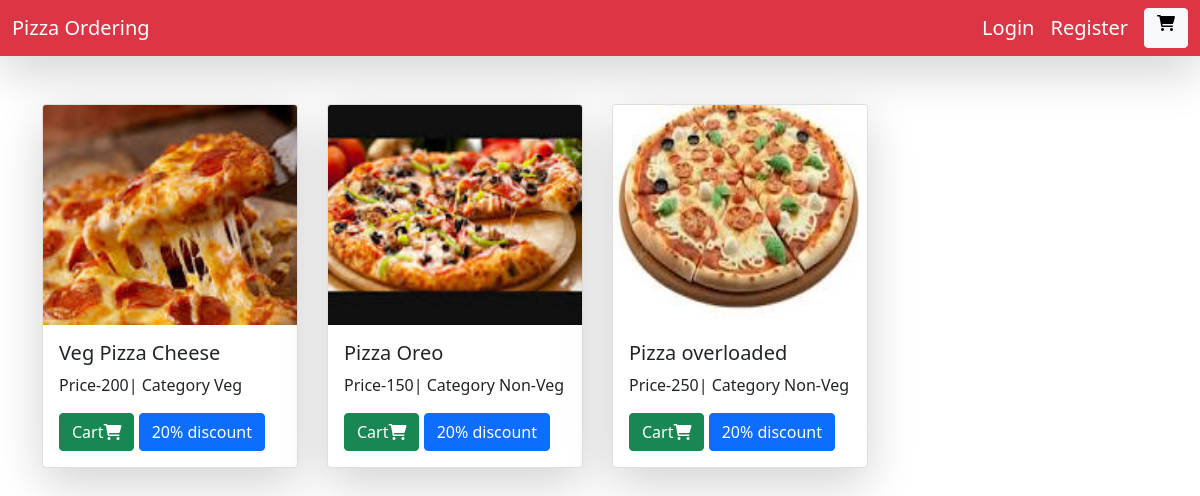
The page / on the database its author committed.
### home/models.py (models this page shows)
class BaseModel(models.Model):
    uid=models.UUIDField(default=uuid.uuid4,editable=True,primary_key=True)
    created_at=models.DateField(auto_now_add=True)
    updated_at=models.DateField(auto_now_add=True)
    class Meta:
        abstract=True

class Pizza(BaseModel):
    category=models.ForeignKey(PizzaCategory,on_delete=models.CASCADE,related_name='pizzas')
    pizza_name=models.CharField(max_length=255)
    price=models.IntegerField(default=100)
    images=models.ImageField(upload_to='pizza')

class PizzaCategory(BaseModel):
    category_name=models.CharField(max_length=255)

### home/views.py (the view)
# urls.py: 2. Add a URL to urlpatterns:  path('', views.home, name='home')
def home(request):
    pizzas=Pizza.objects.all()
    context={'pizzas':pizzas}
    return render(request,'home.html',context)

### home/templates/home.html
{% extends "base.html" %}
{%block start%}
        <div class="container mt-5">
            <div class="row">
                {% for pizza in pizzas%}
                <div class="col-md-3">
                    <div class="card shadow-lg" style="width: 16rem;">
                        <img src="/media/{{pizza.images}}" style="height:220px;" class="card-img-top" >
                        <div class="card-body">
                            <h5 class="card-title">{{pizza.pizza_name}}</h5>
                            <p class="card-text">Price-{{pizza.price}}| Category {{pizza.category.category_name}}</p>
                            <a href="{% url 'add_cart' pizza.uid%}" class="btn btn-success">Cart<i class="fa-solid fa-cart-shopping"></i> </a>
                            <a href="#" class="btn btn-primary">20% discount</a>
                        </div>
                    </div>
                </div>
                {% endfor %}
            </div>
        </div>
{%endblock%}

### home/templates/base.html (shortened to what this page needs)
<html>
    <head>
        <link rel="stylesheet" href="https://cdnjs.cloudflare.com/ajax/libs/font-awesome/6.0.0/css/all.min.css">
        <link href="https://cdn.jsdelivr.net/npm/bootstrap@5.0.2/dist/css/bootstrap.min.css" rel="stylesheet">
    </head>
    <body>
        <nav class="navbar navbar-dark bg-danger shadow-lg">
            <div class="container-fluid">
                <a href="/" class="navbar-brand">Pizza Ordering</a>
                <div class="d-flex">
                    {% if user.is_authenticated%}
                    <a class="btn btn-primary" href={%url "login"%}> Dashboard</a>
                    {%else%}
                    <a class="navbar-brand" href={%url "login"%}> Login</a>
                    <a class="navbar-brand" href={% url "register"%}>Register</a>
                    {%endif%}
                        <a class="btn btn-light" href="{% url 'cart' %}"><i class="fa-solid fa-cart-shopping"></i>{{request.user.get_cart_count}}</a>
                </div>
            </div>
        </nav>
        {%block start%}
        {%endblock%}
    </body>
</html>

### rows shown on the page
Pizza: images (picture), pizza_name "Veg Pizza Cheese", price "200", category.category_name "Veg"
Pizza: images (picture), pizza_name "Pizza Oreo", price "150", category.category_name "Non-Veg"
Pizza: images (picture), pizza_name "Pizza overloaded", price "250", category.category_name "Non-Veg"
